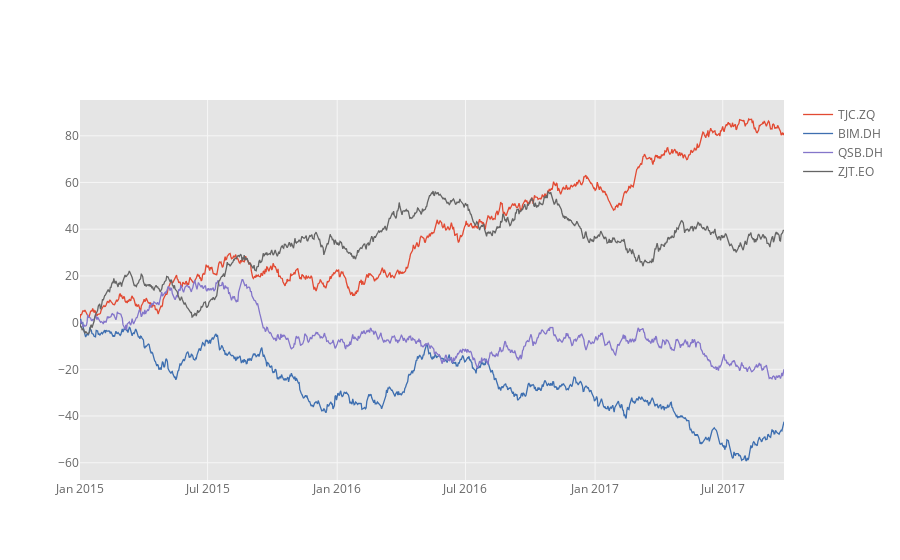

Notebook code for this chart:
### Code cell
# Generating 4 timeseries 
df=cf.datagen.lines(4,1000)
df.iplot()

### Figure 1 — Plotly figure (JSON) as saved in the notebook; plotly's stock layout.template omitted (floating-point values rounded to 4 significant figures; data arrays with more than 128 entries replaced by an {"elided": "..."} marker saying what was removed)
{"data": [{"line": {"color": "rgba(226, 74, 51, 1.0)", "dash": "solid", "shape": "linear", "width": 1.3}, "mode": "lines", "name": "TJC.ZQ", "text": "", "type": "scatter", "x": {"elided": "1000 str values"}, "y": {"elided": "1000 float values"}}, {"line": {"color": "rgba(62, 111, 176, 1.0)", "dash": "solid", "shape": "linear", "width": 1.3}, "mode": "lines", "name": "BIM.DH", "text": "", "type": "scatter", "x": {"elided": "1000 str values"}, "y": {"elided": "1000 float values"}}, {"line": {"color": "rgba(132, 118, 202, 1.0)", "dash": "solid", "shape": "linear", "width": 1.3}, "mode": "lines", "name": "QSB.DH", "text": "", "type": "scatter", "x": {"elided": "1000 str values"}, "y": {"elided": "1000 float values"}}, {"line": {"color": "rgba(101, 101, 101, 1.0)", "dash": "solid", "shape": "linear", "width": 1.3}, "mode": "lines", "name": "ZJT.EO", "text": "", "type": "scatter", "x": {"elided": "1000 str values"}, "y": {"elided": "1000 float values"}}], "layout": {"legend": {"bgcolor": "#FFFFFF", "font": {"color": "#666666"}}, "paper_bgcolor": "#FFFFFF", "plot_bgcolor": "#E5E5E5", "title": {"font": {"color": "#151516"}, "x": 0.5}, "xaxis": {"gridcolor": "#F6F6F6", "showgrid": true, "tickfont": {"color": "#666666"}, "title": {"font": {"color": "#666666"}, "text": ""}, "zerolinecolor": "#F6F6F6"}, "yaxis": {"gridcolor": "#F6F6F6", "showgrid": true, "tickfont": {"color": "#666666"}, "title": {"font": {"color": "#666666"}, "text": ""}, "zerolinecolor": "#F6F6F6"}}}
